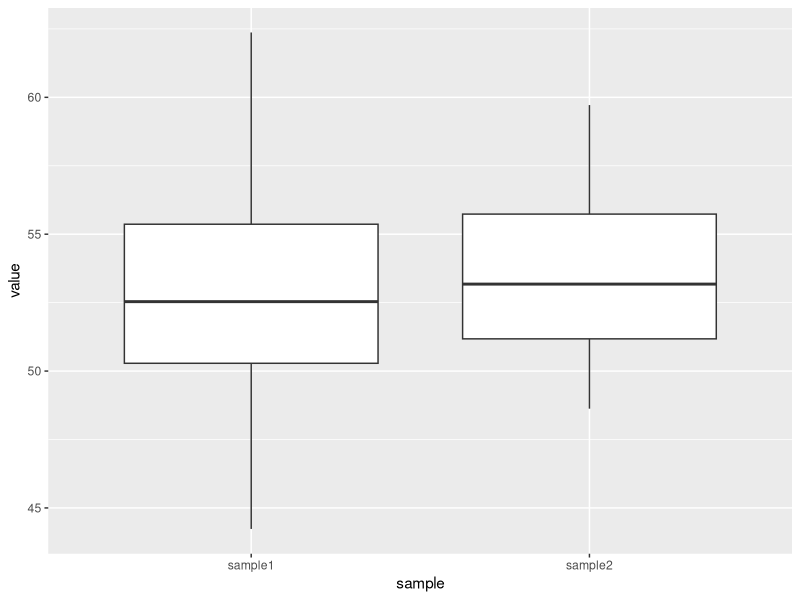
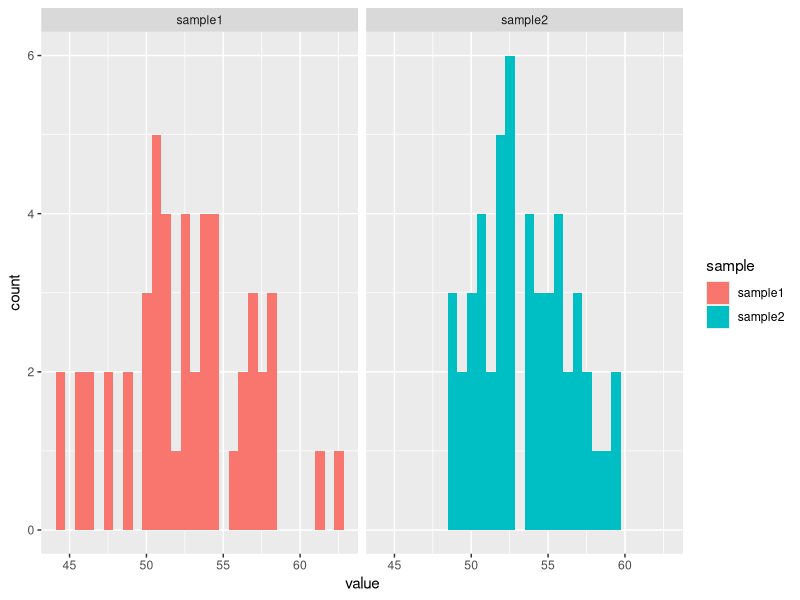

Reproduce these figures in R, in order.
#Two sample difference tests
library(tidyverse)

#Let's create two samples that we know are (slightly) different
sample1<-rnorm(50, mean=51.7, sd=4)
sample2<-rnorm(50, mean=53.4, sd=3)

#Do they look different?
sample<-data.frame(cbind(sample1,sample2)) #Combine the two variables
sample_long<-sample %>% gather(key="sample",value="value")
ggplot(sample_long,aes(y=value,x=sample)) + geom_boxplot() 
ggplot(sample_long,aes(x=value, fill=sample)) + 
  geom_histogram() + 
  facet_wrap(~sample)

#The "t.test" function allows us to test them
t.test(sample1, sample2, var.equal=TRUE) #Equal variance
t.test(sample1, sample2, var.equal=FALSE) #Unequal variance
#Notice the difference in degrees of freedom 

#What if the variance is really unequal?
sample2<-rnorm(50, mean=53.4, sd=30)
t.test(sample1, sample2, var.equal=FALSE)

#You can also specify 1 or 2 tailed tests
sample1<-rnorm(50, mean=51.7, sd=4)
sample2<-rnorm(50, mean=53.4, sd=3)
t.test(sample1, sample2, var.equal=FALSE, alternative="two.sided")
t.test(sample1, sample2, var.equal=FALSE, alternative="greater")
t.test(sample1, sample2, var.equal=FALSE, alternative="less")

#Proportions can be tested using "prop.test"
#Let's check to see if we can detect a "weighted" coin
prop1<-rbinom(100, 1 , .5) #Regular coin
prop2<-rbinom(100, 1 ,.75) #Altered coin
prop_sample<-data.frame(cbind(prop1,prop2)) #Combine the two variables
prop_samplelong<-prop_sample %>% gather(key="coin",value="result") #Reshape the dataset so all values are in one column
prop_sample.table<-table(prop_samplelong$result,prop_samplelong$coin) #Create a table summarizing the data
prop_sample.table #show the table
prop.test(prop_sample.table) #Run prop.test on the table

#Paired two sample test also uses t.test
stream.1990<-c(334, 231, 261, 215, 209, 336, 393, 141, 185, 242, 122, 195, 421, 226)
stream.2010<-c(316, 217, 226, 176, 215, 327, 335, 155, 128, 244, 129, 175, 379, 196)
t.test(stream.1990, stream.2010, paired=TRUE) 
#How does this compare to a regular t.test?
t.test(stream.1990, stream.2010)

